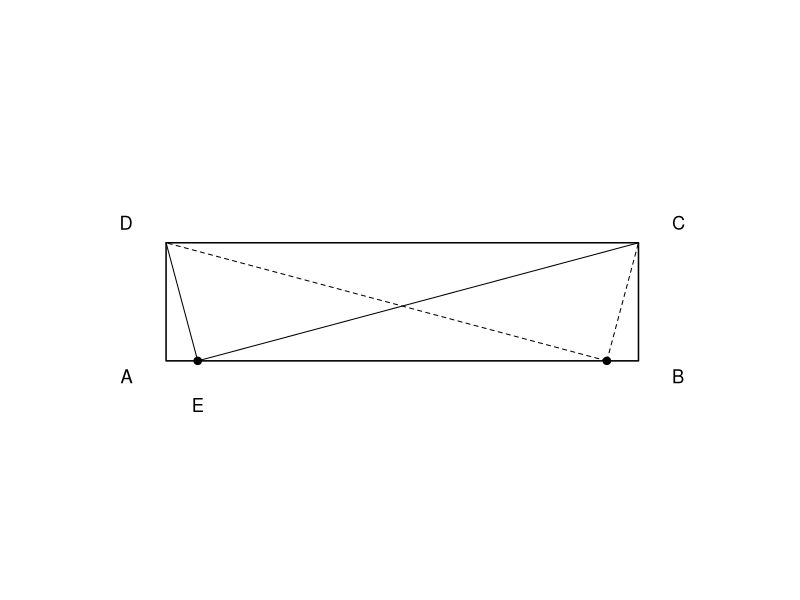

Write the R code that produced this figure.
setwd("C:/Users/18904/Github/junior-mathematics/codes")
if(!dir.exists("../figures"))dir.create("../figures")

# week130-1: rectangle ABCD, E on AB, angle DEC=90
draw1=function(){
  plot(0,0,xlim=c(-0.5,4.8),ylim=c(-0.6,1.8),type="n",asp=1,axes=FALSE,xlab="",ylab="")
  rect(0,0,4,1,lwd=1.5)
  text(-0.2,-0.15,"A",pos=2,cex=1.1)
  text(4.2,-0.15,"B",pos=4,cex=1.1)
  text(4.2,1.15,"C",pos=4,cex=1.1)
  text(-0.2,1.15,"D",pos=2,cex=1.1)
  e1=2-sqrt(3);e2=2+sqrt(3)
  segments(e1,0,0,1,lwd=1);segments(e1,0,4,1,lwd=1)
  segments(e2,0,0,1,lty=2,lwd=1);segments(e2,0,4,1,lty=2,lwd=1)
  points(c(e1,e2),c(0,0),pch=19)
  text(e1,-0.25,"E",pos=1,cex=1.1)
}
cairo_pdf("../figures/week130-1.pdf",width=4,height=4,family="sans");draw1();dev.off()
svglite::svglite("../figures/week130-1.svg",width=4,height=4);draw1();dev.off()
